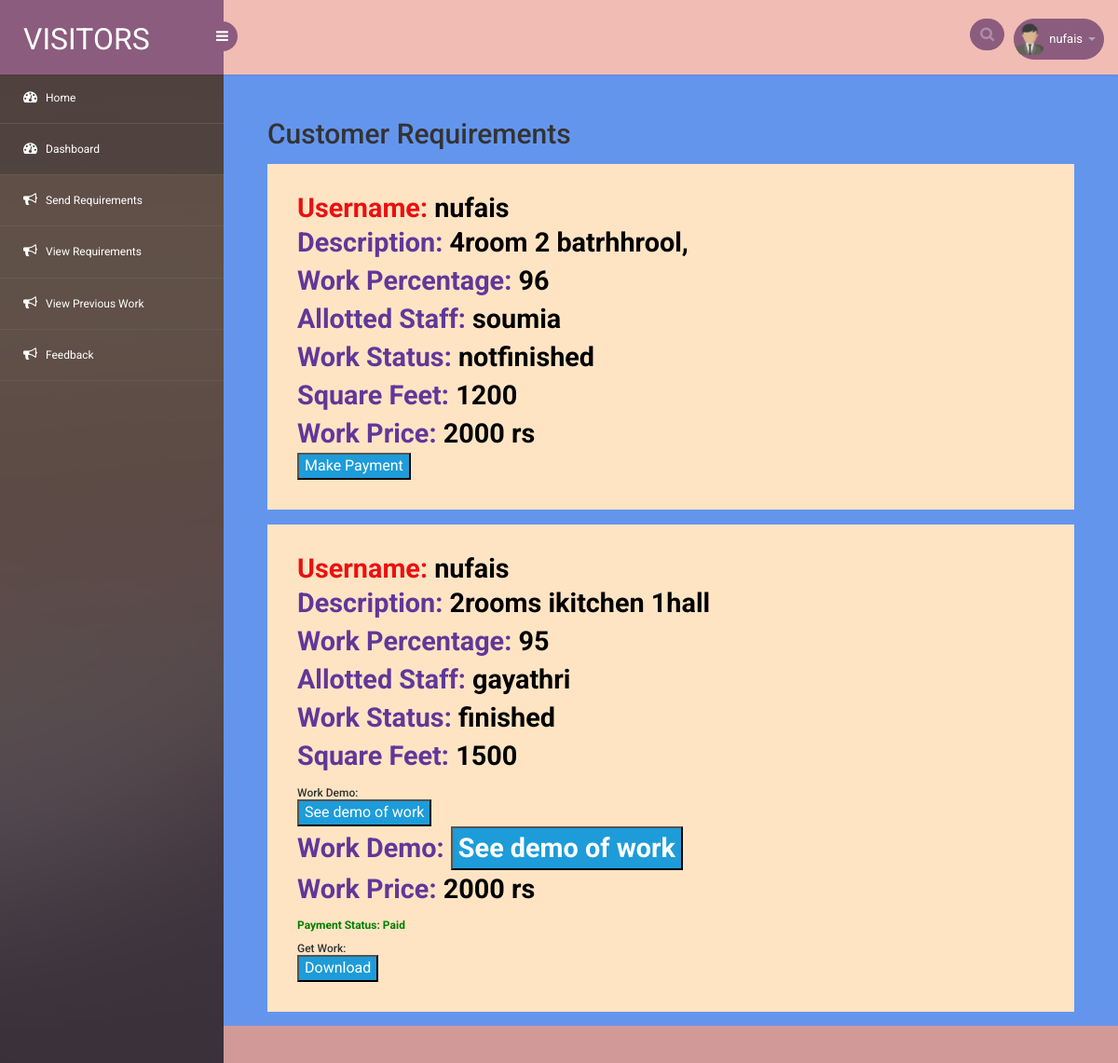
Page /requirement_view (signed in) on the committed database.
### blog/models.py (models this page shows, shortened)
class Requiremt(models.Model):
    user=models.ForeignKey(User,on_delete=models.CASCADE)
    staff=models.ForeignKey(Register,on_delete=models.CASCADE,null=True,blank=True)
    description=models.TextField()
    square_feet=models.IntegerField()
    date=models.DateTimeField(default=timezone.now)
    finished='finished'
    notfinished='notfinished'
    statuses=[
        (finished,'finished'),
        (notfinished,'notfinished')
    ]
    status=models.CharField(max_length=30,choices=statuses,default=notfinished)
    demo=models.FileField(upload_to='files',null=True,blank=True)
    message=models.CharField(max_length=100,null=True,blank=True)
    paid=models.BooleanField(default=False)
    work=models.FileField(upload_to='files',null=True,blank=True)
    ten='10%'
    twenty='20%'
    thirty='30%'
    fourty='40%'
    fifty='50%'
    sixty='60%'
    seventy='70%'
    eighty='80%'
    ninety='90%'
    hundred='100%'
    percentages=[
        (ten,'10%'),
        (twenty,'20%'),
        (thirty,'30%'),
        (fourty,'40%'),
        (fifty,'50%'),
        (sixty,'60%'),
        (seventy,'70%'),
        (eighty,'80%'),
        (ninety,'90%'),
        (hundred,'100%')
    ]
    percentage=models.PositiveIntegerField(default=10, validators=[MinValueValidator(1), MaxValueValidator(100)])
    def __str__(self):
        return str(self.description)

class Register(models.Model):
    user=models.OneToOneField(User,on_delete=models.CASCADE)
    address=models.TextField()
    phone=PhoneNumberField()
    customer='customer'
    staff='staff'
    user_types=[
        (customer,'customer'),
        (staff,'staff')
    ]
    user_type=models.CharField(max_length=30,choices=user_types,default=customer)

### blog/views.py (the view)
# urls.py: path('requirement_view',views.requirement_view,name="requirement_view"),
def requirement_view(request):
    print(request.user)
    User_instance=request.user.id
    employee_work=Requiremt.objects.filter(staff__user__id=User_instance).order_by('-date')
    user_requirement=Requiremt.objects.filter(user=request.user).order_by('-date')
    print(user_requirement)
    print(employee_work)
    return render(request,'view_requirements.html',{'list':employee_work,'user_requirement':user_requirement})

### blog/templates/view_requirements.html (shortened to what this page needs)
{% extends 'dashboard.html' %}
{% load crispy_forms_tags %}
{% block content %}
<div style="padding-left: 2rem;padding-top: 2rem;">
    <h2>Customer Requirements</h2>
</div>
{% if user.register.user_type == 'customer' %}
{% for user_requirement in user_requirement %}
<div class="card-group" >
  <div class="card" style="background-color: bisque;margin-left: 2em;margin-right: 2em;margin-top: 1em;">
    <div class="card-body" style="padding:2em">
      {% if user_requirement.user %}
      <h6 style="color: rgb(235 16 16);font-weight: bold;font-size: 1.8em;">Username: <span style="color: black;font-weight: bold;font-size: 1.0em;">{{user_requirement.user}}</span></h6>
      {% endif %}
      {% if user_requirement.description %}
      <p class="card-text" style="color: rgb(97 55 153);font-weight: bold;font-size: 1.8em;">Description: <span style="color: black;font-weight: bold;font-size: 1.0em;"> {{user_requirement.description}}</span></p>
      {% endif %}
      {% if user_requirement.percentage %}
      <p class="card-text" style="color: rgb(97 55 153);font-weight: bold;font-size: 1.8em;">Work Percentage: <span style="color: black;font-weight: bold;font-size: 1.0em;"> {{user_requirement.percentage}}</span></p>
      {% endif %}
      <p class="card-text" style="color: rgb(97 55 153);font-weight: bold;font-size: 1.8em;">Allotted Staff: <span style="color: black;font-weight: bold;font-size: 1.0em;"> {{user_requirement.staff.user.username}}</span></p>
      {% if user_requirement.status %}
      <p class="card-text" style="color: rgb(97 55 153);font-weight: bold;font-size: 1.8em;">Work Status: <span style="color: black;font-weight: bold;font-size: 1.0em;"> {{user_requirement.status}}</span></p>
      {% endif %}
      {% if user_requirement.square_feet %}
      <p class="card-text" style="color: rgb(97 55 153);font-weight: bold;font-size: 1.8em;">Square Feet: <span style="color: black;font-weight: bold;font-size: 1.0em;"> {{user_requirement.square_feet}}</span></p>
      {% endif %}
      {% if user_requirement.demo %}
      <h6 style="padding-top: 1em;">Work Demo: </h6>
      <a href="{{user_requirement.demo.url}}"><button style="background-color: #1d9cd9;color: white;">See demo of work</button></a>
      <p class="card-text" style="color: rgb(97 55 153);font-weight: bold;font-size: 1.8em;">Work Demo: <a href="{{user_requirement.demo.url}}"><button style="background-color: #1d9cd9;color: white;">See demo of work</button></a></p>
      {% endif %}
      <p class="card-text" style="color: rgb(97 55 153);font-weight: bold;font-size: 1.8em;">Work Price: <span style="color: black;font-weight: bold;font-size: 1.0em;"> {{user_requirement.message}} rs</span></p>
      {% if user_requirement.paid == False %}
      <a href="{% url 'payment' user_requirement.id %}"><button style="background-color: #1d9cd9;color: white;">Make Payment</button></a>
      {% else %}
      <h6 style="padding-top: 1em;color: green;font-weight: bold;">Payment Status: Paid</h6>
      {% endif %}
      {% if user_requirement.paid and user_requirement.work %}
      <h6 style="padding-top: 1em;">Get Work: </h6>
      <a href="{{user_requirement.work.url}}" class="card-link" download><button style="background-color: #1d9cd9;color: white;">Download</button></a>
      {% endif %}
    </div>
  </div>
</div>
{% endfor %}
{% endif %}
{% endblock %}

### blog/templates/dashboard.html (shortened to what this page needs)
<!DOCTYPE html>
<head>
<link href="static/css2/style.css" rel='stylesheet' type='text/css'/>
	<link href="static/css2/popuo-box.css" rel="stylesheet" type="text/css" media="all" />
<link rel="stylesheet" href="static/css1/bootstrap.min.css" >
<link href="static/css1/style.css" rel='stylesheet' type='text/css' />
<link href="static/css1/style-responsive.css" rel="stylesheet"/>
<link rel="stylesheet" href="static/css1/font.css" type="text/css"/>
<link href="static/css1/font-awesome.css" rel="stylesheet">
<link rel="stylesheet" href="static/css1/morris.css" type="text/css"/>
<link rel="stylesheet" href="static/css1/monthly.css">
</head>
<body>
<section id="container">
<header class="header fixed-top clearfix">
<div class="brand">
    <a href="{% url 'index' %}" class="logo">
        VISITORS
    </a>
    <div class="sidebar-toggle-box">
        <div class="fa fa-bars"></div>
    </div>
</div>
<div class="top-nav clearfix">
    <ul class="nav pull-right top-menu">
        <li>
            <input type="text" class="form-control search" placeholder=" Search">
        </li>
        <li class="dropdown">
            <a data-toggle="dropdown" class="dropdown-toggle" href="#">
                <img alt="" src="static/images2/3.png">
                <span class="username">{{user.username}}</span>
                <b class="caret"></b>
            </a>
        </li>
    </ul>
</div>
</header>
<aside>
    <div id="sidebar" class="nav-collapse">
        <div class="leftside-navigation">
            <ul class="sidebar-menu" id="nav-accordion">
                <li>
                    <a class="active" href="{% url 'index' %}">
                        <i class="fa fa-dashboard"></i>
                        <span>Home</span>
                    </a>
                </li>
                <li>
                    <a class="active" href="{% url 'dashboard' %}">
                        <i class="fa fa-dashboard"></i>
                        <span>Dashboard</span>
                    </a>
                </li>
                {% if user.register.user_type == 'customer' %}
                <li>
                    <a href="{% url 'requirement' %}">
                        <i class="fa fa-bullhorn"></i>
                        <span>Send Requirements</span>
                    </a>
                </li>
                <li>
                    <a href="{% url 'requirement_view' %}">
                        <i class="fa fa-bullhorn"></i>
                        <span>View Requirements</span>
                    </a>
                </li>
                <li>
                    <a href="{% url 'previous_work' %}">
                        <i class="fa fa-bullhorn"></i>
                        <span>View Previous Work</span>
                    </a>
                </li>
                <li>
                    <a href="{% url 'feedback' %}">
                        <i class="fa fa-bullhorn"></i>
                        <span>Feedback</span>
                    </a>
                </li>
                {% endif %}
            </ul>            </div>
    </div>
</aside>
<section id="main-content" style="background-color: cornflowerblue;">
	<section class="wrapper">
        {% block content %}{% endblock %}
</section>
		  <div class="footer">
		  </div>
</section>
</section>
</body>
</html>

### blog/static/css2/style.css (style rules this page uses)
html,body,div,span,applet,object,iframe,h1,h2,h3,h4,h5,h6,p,blockquote,pre,a,abbr,acronym,address,big,cite,code,del,dfn,em,img,ins,kbd,q,s,samp,small,strike,strong,sub,sup,tt,var,b,u,i,dl,dt,dd,ol,nav ul,nav li,fieldset,form,label,legend,table,caption,tbody,tfoot,thead,tr,th,td,article,aside,canvas,details,embed,figure,figcaption,footer,header,hgroup,menu,nav,output,ruby,section,summary,time,mark,audio,video { margin:0;padding:0;border:0;font-size:100%;font:inherit;vertical-align:baseline; }
article, aside, details, figcaption, figure,footer, header, hgroup, menu, nav, section { display: block; }
ol,ul { list-style:none;margin:0px;padding:0px; }
a { text-decoration:none; }
img { max-width:100%; }
body { font-family: 'Roboto Condensed', sans-serif; background: url(../images/bg40.jpg)no-repeat 0px 0px; background-size: cover; background-position:center; background-attachment:fixed; }
h1,h2 { font-family: 'Montserrat', sans-serif; }
ul li b { font-weight: bold; }

### rows in the picture
Requiremt: user "nufais", description "4room 2 batrhhrool,", percentage "96", staff.user.username "soumia", status "notfinished", square_feet "1200", message "2000", paid "Make Payment"
Requiremt: user "nufais", description "2rooms ikitchen 1hall", percentage "95", staff.user.username "gayathri", status "finished", square_feet "1500", message "2000", paid "Payment Status: Paid"

### other values in the picture
{{ user.username }} "nufais"
